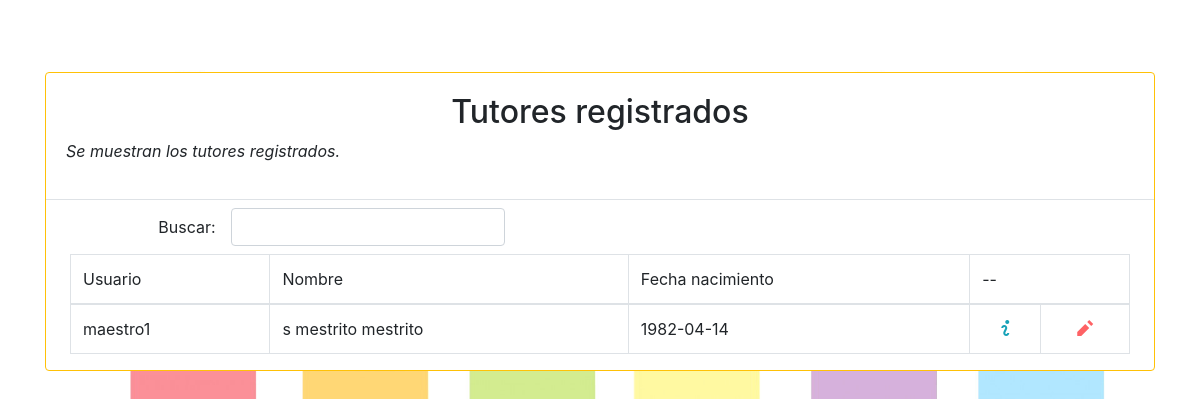
The app's page /maestro/buscar, older data.
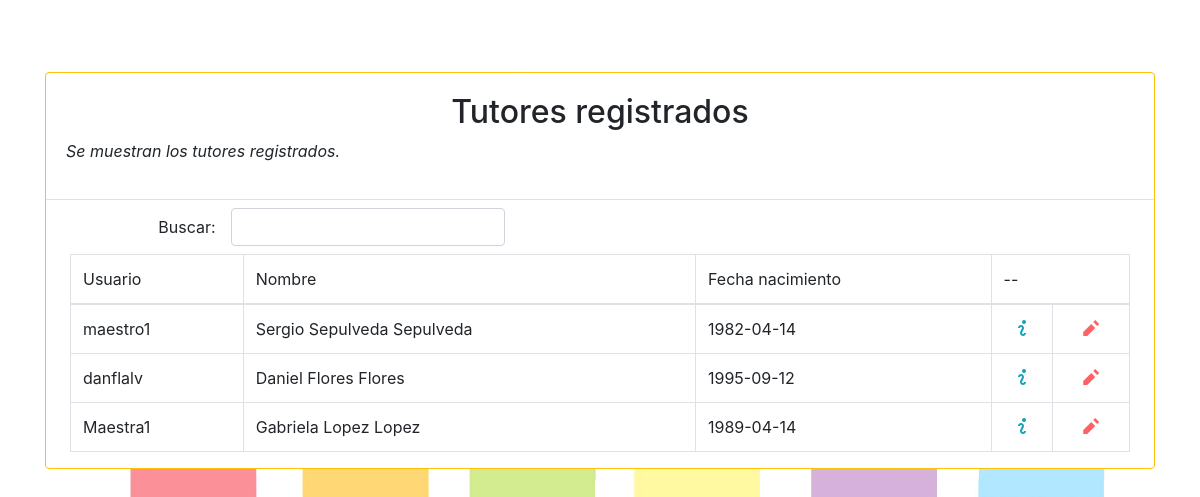
The same page, newer data.
### padres/models.py (models this page shows, shortened)
class Profesor(models.Model):
    pro_nombre = models.OneToOneField(User, on_delete= models.CASCADE, null = True)
    pro_nombres = models.CharField(max_length=80, default='s')
    pro_apellidoPaterno =models.CharField(max_length=70, default = 's')
    pro_apellidoMaterno = models.CharField(max_length=70, default = 's')
    pro_fechaNacimento = models.DateField(default = datetime.now, blank = True)
    class Meta:
        permissions = (
            ('is_teacher', 'Is_Teacher'),
        )

### maestros/views.py (the view)
# urls.py: path('maestro/buscar', MaestroReporte.as_view(), name='reporteMaestro'),
class MaestroReporte(generic.ListView):
    template_name = 'maestros/reporte.html'
    model = Profesor

### templates/maestros/reporte.html (shortened to what this page needs)
{% extends 'base.html' %}
{%block content%}
<div class="mt-3 mb-4 card border rounded border-warning">
 <div class="card-body border-bottom">
<h2 class="form-label text-center">Tutores registrados</h2>
<p class="form-label text-justify font-italic">Se muestran los tutores registrados.</p>
    </div>
  <div class="mt-2 mb-2 form-inline">
        	<label class="text-right justify-content-end control-label col-sm-2">Buscar:</label>
        	<input type="text" class="form-control" id="inputBusqueda" onkeypress="busquedaEnter(event)" />
        </div>
        <div class="pl-4 pr-4">
<table id="tablaMaestro" class="table table-bordered">
    <thead>
    <td>Usuario</td>
    <td>Nombre</td>
    <td>Fecha nacimiento</td>
    <td colspan="2">--</td>
    </thead>
    <tbody>
{% for object in object_list %}
<tr>
    <td>{{object.pro_nombre}}</td>
    <td>{{object.pro_nombres}} {{object.pro_apellidoPaterno}} {{object.pro_apellidoPaterno}}</td>
    <td>{{object.pro_fechaNacimento|date:"Y-m-d"}}</td>
    <td class="text-center" onclick="window.open('/detalles/maestro/{{object.pro_nombre}}')" ><span style="color: #17a2b8;" class="oi oi-info"></span></td>
    <td class="text-center" onclick="window.open('/actualiza/maestro/{{object.pro_nombre}}')" ><span     style="color: #fe6265;" class="oi oi-pencil"></span></td>
</tr>
{% endfor %}
    </tbody>
</table>
</div>
</div>
{% endblock %}

Row changes from the older to the newer data that the page shows:
changed Profesor "maestro1": pro_nombres "s" → "Sergio"; pro_apellidoPaterno "mestrito" → "Sepulveda"
added Profesor: pro_nombre "danflalv", pro_nombres "Daniel", pro_apellidoPaterno "Flores", pro_fechaNacimento "1995-09-12"
added Profesor: pro_nombre "Maestra1", pro_nombres "Gabriela", pro_apellidoPaterno "Lopez", pro_fechaNacimento "1989-04-14"
